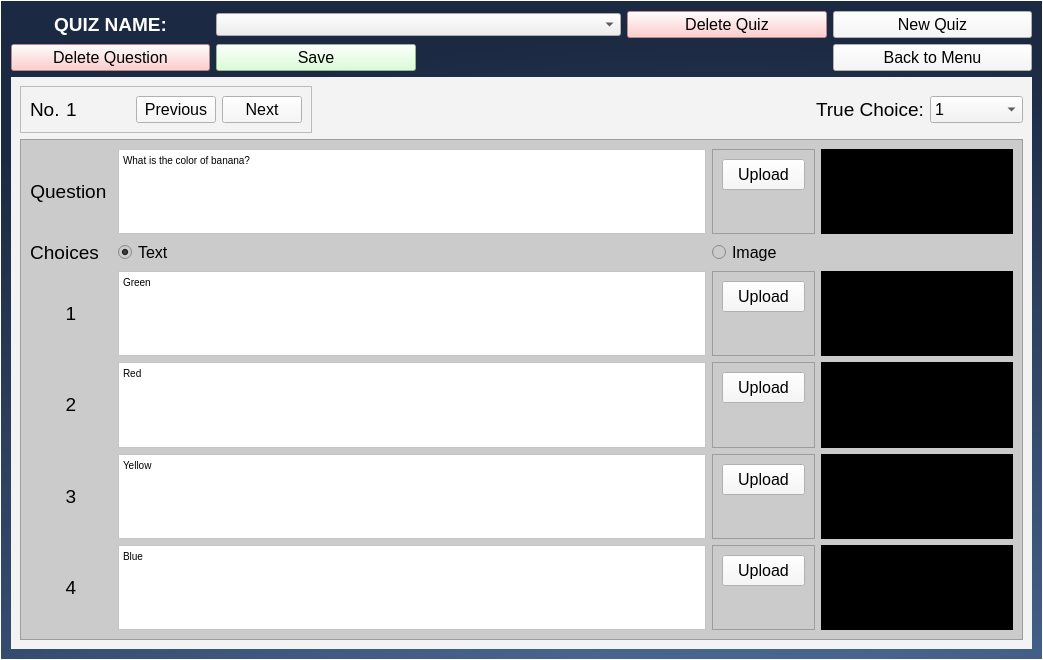
<?xml version="1.0" encoding="UTF-8"?>
<ui version="4.0">
 <class>Form</class>
 <widget class="QWidget" name="Form">
  <property name="geometry">
   <rect>
    <x>0</x>
    <y>0</y>
    <width>1043</width>
    <height>660</height>
   </rect>
  </property>
  <property name="font">
   <font>
    <family>Helvetica</family>
    <pointsize>10</pointsize>
   </font>
  </property>
  <property name="windowTitle">
   <string>Form</string>
  </property>
  <property name="styleSheet">
   <string notr="true">QWidget#Form {
background: qradialgradient(cx: 0.7, cy: 1.4, fx: 0.7, fy: 1.4, radius: 1.35, stop: 0 #597fb0, stop: 1 #1c2942);
color: rgb(0, 0, 0);
border: 1px solid #ffffff;
}</string>
  </property>
  <layout class="QGridLayout" name="gridLayout">
   <item row="0" column="1" colspan="2">
    <widget class="QComboBox" name="comboBox">
     <property name="font">
      <font>
       <family>MS Shell Dlg 2</family>
       <pointsize>12</pointsize>
      </font>
     </property>
     <property name="layoutDirection">
      <enum>Qt::LeftToRight</enum>
     </property>
     <property name="styleSheet">
      <string notr="true">padding: 0 center;</string>
     </property>
    </widget>
   </item>
   <item row="0" column="0">
    <widget class="QLabel" name="label_kuis">
     <property name="font">
      <font>
       <family>MS Shell Dlg 2</family>
       <pointsize>14</pointsize>
       <weight>75</weight>
       <bold>true</bold>
      </font>
     </property>
     <property name="styleSheet">
      <string notr="true">color: #ffffff;</string>
     </property>
     <property name="text">
      <string>QUIZ NAME:</string>
     </property>
     <property name="alignment">
      <set>Qt::AlignCenter</set>
     </property>
    </widget>
   </item>
   <item row="2" column="0" colspan="5">
    <widget class="QWidget" name="widget" native="true">
     <property name="sizePolicy">
      <sizepolicy hsizetype="Preferred" vsizetype="Maximum">
       <horstretch>0</horstretch>
       <verstretch>0</verstretch>
      </sizepolicy>
     </property>
     <property name="minimumSize">
      <size>
       <width>0</width>
       <height>300</height>
      </size>
     </property>
     <property name="styleSheet">
      <string notr="true">background: rgb(243, 243, 243);</string>
     </property>
     <layout class="QGridLayout" name="gridLayout_2">
      <item row="0" column="9">
       <widget class="QComboBox" name="comboBox_2">
        <property name="sizePolicy">
         <sizepolicy hsizetype="Preferred" vsizetype="Maximum">
          <horstretch>0</horstretch>
          <verstretch>0</verstretch>
         </sizepolicy>
        </property>
        <property name="font">
         <font>
          <family>Helvetica</family>
          <pointsize>12</pointsize>
         </font>
        </property>
        <item>
         <property name="text">
          <string>1</string>
         </property>
        </item>
        <item>
         <property name="text">
          <string>2</string>
         </property>
        </item>
        <item>
         <property name="text">
          <string>3</string>
         </property>
        </item>
        <item>
         <property name="text">
          <string>4</string>
         </property>
        </item>
       </widget>
      </item>
      <item row="5" column="0" colspan="10">
       <widget class="QFrame" name="frame_2">
        <property name="styleSheet">
         <string notr="true">background: rgb(203, 203, 203)</string>
        </property>
        <property name="frameShape">
         <enum>QFrame::StyledPanel</enum>
        </property>
        <property name="frameShadow">
         <enum>QFrame::Raised</enum>
        </property>
        <layout class="QGridLayout" name="gridLayout_4">
         <item row="0" column="4">
          <widget class="QFrame" name="frame_3">
           <property name="sizePolicy">
            <sizepolicy hsizetype="Maximum" vsizetype="Preferred">
             <horstretch>0</horstretch>
             <verstretch>0</verstretch>
            </sizepolicy>
           </property>
           <property name="frameShape">
            <enum>QFrame::StyledPanel</enum>
           </property>
           <property name="frameShadow">
            <enum>QFrame::Raised</enum>
           </property>
           <layout class="QGridLayout" name="gridLayout_5">
            <item row="0" column="0">
             <widget class="QPushButton" name="upload_0">
              <property name="sizePolicy">
               <sizepolicy hsizetype="Preferred" vsizetype="Maximum">
                <horstretch>0</horstretch>
                <verstretch>0</verstretch>
               </sizepolicy>
              </property>
              <property name="font">
               <font>
                <pointsize>12</pointsize>
               </font>
              </property>
              <property name="styleSheet">
               <string notr="true">background: rgb(247, 247, 247);
padding: 5px 15px;</string>
              </property>
              <property name="text">
               <string>Upload</string>
              </property>
             </widget>
            </item>
            <item row="1" column="0">
             <widget class="QLabel" name="label_6">
              <property name="sizePolicy">
               <sizepolicy hsizetype="Ignored" vsizetype="Preferred">
                <horstretch>0</horstretch>
                <verstretch>0</verstretch>
               </sizepolicy>
              </property>
              <property name="font">
               <font>
                <family>Helvetica</family>
               </font>
              </property>
              <property name="text">
               <string/>
              </property>
              <property name="alignment">
               <set>Qt::AlignCenter</set>
              </property>
             </widget>
            </item>
           </layout>
          </widget>
         </item>
         <item row="5" column="0">
          <widget class="QLabel" name="label_33">
           <property name="sizePolicy">
            <sizepolicy hsizetype="Preferred" vsizetype="Maximum">
             <horstretch>0</horstretch>
             <verstretch>0</verstretch>
            </sizepolicy>
           </property>
           <property name="font">
            <font>
             <pointsize>14</pointsize>
            </font>
           </property>
           <property name="text">
            <string>2</string>
           </property>
           <property name="alignment">
            <set>Qt::AlignCenter</set>
           </property>
          </widget>
         </item>
         <item row="7" column="5">
          <widget class="QLabel" name="label_4">
           <property name="styleSheet">
            <string notr="true">background: black;</string>
           </property>
           <property name="text">
            <string/>
           </property>
          </widget>
         </item>
         <item row="1" column="0">
          <widget class="QLabel" name="label_31">
           <property name="sizePolicy">
            <sizepolicy hsizetype="Maximum" vsizetype="Maximum">
             <horstretch>0</horstretch>
             <verstretch>0</verstretch>
            </sizepolicy>
           </property>
           <property name="font">
            <font>
             <pointsize>14</pointsize>
            </font>
           </property>
           <property name="text">
            <string>Choices</string>
           </property>
           <property name="alignment">
            <set>Qt::AlignCenter</set>
           </property>
          </widget>
         </item>
         <item row="7" column="0">
          <widget class="QLabel" name="label_34">
           <property name="sizePolicy">
            <sizepolicy hsizetype="Preferred" vsizetype="Maximum">
             <horstretch>0</horstretch>
             <verstretch>0</verstretch>
            </sizepolicy>
           </property>
           <property name="font">
            <font>
             <pointsize>14</pointsize>
            </font>
           </property>
           <property name="text">
            <string>3</string>
           </property>
           <property name="alignment">
            <set>Qt::AlignCenter</set>
           </property>
          </widget>
         </item>
         <item row="3" column="1" colspan="3">
          <widget class="QTextEdit" name="choice_1">
           <property name="sizePolicy">
            <sizepolicy hsizetype="Preferred" vsizetype="Preferred">
             <horstretch>0</horstretch>
             <verstretch>0</verstretch>
            </sizepolicy>
           </property>
           <property name="font">
            <font>
             <family>Helvetica</family>
             <pointsize>12</pointsize>
            </font>
           </property>
           <property name="styleSheet">
            <string notr="true">background: white;</string>
           </property>
           <property name="html">
            <string>&lt;!DOCTYPE HTML PUBLIC &quot;-//W3C//DTD HTML 4.0//EN&quot; &quot;http://www.w3.org/TR/REC-html40/strict.dtd&quot;&gt;
&lt;html&gt;&lt;head&gt;&lt;meta name=&quot;qrichtext&quot; content=&quot;1&quot; /&gt;&lt;style type=&quot;text/css&quot;&gt;
p, li { white-space: pre-wrap; }
&lt;/style&gt;&lt;/head&gt;&lt;body style=&quot; font-family:'Helvetica'; font-size:12pt; font-weight:400; font-style:normal;&quot;&gt;
&lt;p style=&quot; margin-top:0px; margin-bottom:0px; margin-left:0px; margin-right:0px; -qt-block-indent:0; text-indent:0px;&quot;&gt;&lt;span style=&quot; font-family:'MS Shell Dlg 2'; font-size:7.8pt;&quot;&gt;Green&lt;/span&gt;&lt;/p&gt;&lt;/body&gt;&lt;/html&gt;</string>
           </property>
          </widget>
         </item>
         <item row="1" column="1">
          <widget class="QRadioButton" name="radioButton">
           <property name="font">
            <font>
             <family>Helvetica</family>
             <pointsize>12</pointsize>
            </font>
           </property>
           <property name="text">
            <string>Text</string>
           </property>
           <property name="checked">
            <bool>true</bool>
           </property>
          </widget>
         </item>
         <item row="5" column="1" colspan="3">
          <widget class="QTextEdit" name="choice_2">
           <property name="sizePolicy">
            <sizepolicy hsizetype="Preferred" vsizetype="Preferred">
             <horstretch>0</horstretch>
             <verstretch>0</verstretch>
            </sizepolicy>
           </property>
           <property name="font">
            <font>
             <family>Helvetica</family>
             <pointsize>12</pointsize>
            </font>
           </property>
           <property name="styleSheet">
            <string notr="true">background: white;</string>
           </property>
           <property name="html">
            <string>&lt;!DOCTYPE HTML PUBLIC &quot;-//W3C//DTD HTML 4.0//EN&quot; &quot;http://www.w3.org/TR/REC-html40/strict.dtd&quot;&gt;
&lt;html&gt;&lt;head&gt;&lt;meta name=&quot;qrichtext&quot; content=&quot;1&quot; /&gt;&lt;style type=&quot;text/css&quot;&gt;
p, li { white-space: pre-wrap; }
&lt;/style&gt;&lt;/head&gt;&lt;body style=&quot; font-family:'Helvetica'; font-size:12pt; font-weight:400; font-style:normal;&quot;&gt;
&lt;p style=&quot; margin-top:0px; margin-bottom:0px; margin-left:0px; margin-right:0px; -qt-block-indent:0; text-indent:0px;&quot;&gt;&lt;span style=&quot; font-family:'MS Shell Dlg 2'; font-size:7.8pt;&quot;&gt;Red&lt;/span&gt;&lt;/p&gt;&lt;/body&gt;&lt;/html&gt;</string>
           </property>
          </widget>
         </item>
         <item row="5" column="4">
          <widget class="QFrame" name="frame_5">
           <property name="sizePolicy">
            <sizepolicy hsizetype="Maximum" vsizetype="Preferred">
             <horstretch>0</horstretch>
             <verstretch>0</verstretch>
            </sizepolicy>
           </property>
           <property name="frameShape">
            <enum>QFrame::StyledPanel</enum>
           </property>
           <property name="frameShadow">
            <enum>QFrame::Raised</enum>
           </property>
           <layout class="QGridLayout" name="gridLayout_7">
            <item row="0" column="0">
             <widget class="QPushButton" name="upload_2">
              <property name="sizePolicy">
               <sizepolicy hsizetype="Maximum" vsizetype="Maximum">
                <horstretch>0</horstretch>
                <verstretch>0</verstretch>
               </sizepolicy>
              </property>
              <property name="font">
               <font>
                <pointsize>12</pointsize>
               </font>
              </property>
              <property name="styleSheet">
               <string notr="true">background: rgb(247, 247, 247);
padding: 5px 15px;</string>
              </property>
              <property name="text">
               <string>Upload</string>
              </property>
             </widget>
            </item>
            <item row="1" column="0">
             <widget class="QLabel" name="label_8">
              <property name="sizePolicy">
               <sizepolicy hsizetype="Ignored" vsizetype="Preferred">
                <horstretch>0</horstretch>
                <verstretch>0</verstretch>
               </sizepolicy>
              </property>
              <property name="font">
               <font>
                <family>Helvetica</family>
               </font>
              </property>
              <property name="text">
               <string/>
              </property>
              <property name="alignment">
               <set>Qt::AlignCenter</set>
              </property>
             </widget>
            </item>
           </layout>
          </widget>
         </item>
         <item row="3" column="0">
          <widget class="QLabel" name="label_32">
           <property name="sizePolicy">
            <sizepolicy hsizetype="Preferred" vsizetype="Maximum">
             <horstretch>0</horstretch>
             <verstretch>0</verstretch>
            </sizepolicy>
           </property>
           <property name="font">
            <font>
             <pointsize>14</pointsize>
            </font>
           </property>
           <property name="text">
            <string>1</string>
           </property>
           <property name="alignment">
            <set>Qt::AlignCenter</set>
           </property>
          </widget>
         </item>
         <item row="7" column="4">
          <widget class="QFrame" name="frame_6">
           <property name="sizePolicy">
            <sizepolicy hsizetype="Maximum" vsizetype="Preferred">
             <horstretch>0</horstretch>
             <verstretch>0</verstretch>
            </sizepolicy>
           </property>
           <property name="frameShape">
            <enum>QFrame::StyledPanel</enum>
           </property>
           <property name="frameShadow">
            <enum>QFrame::Raised</enum>
           </property>
           <layout class="QGridLayout" name="gridLayout_8">
            <item row="0" column="0">
             <widget class="QPushButton" name="upload_3">
              <property name="sizePolicy">
               <sizepolicy hsizetype="Maximum" vsizetype="Maximum">
                <horstretch>0</horstretch>
                <verstretch>0</verstretch>
               </sizepolicy>
              </property>
              <property name="font">
               <font>
                <pointsize>12</pointsize>
               </font>
              </property>
              <property name="styleSheet">
               <string notr="true">background: rgb(247, 247, 247);
padding: 5px 15px;</string>
              </property>
              <property name="text">
               <string>Upload</string>
              </property>
             </widget>
            </item>
            <item row="1" column="0">
             <widget class="QLabel" name="label_9">
              <property name="sizePolicy">
               <sizepolicy hsizetype="Ignored" vsizetype="Preferred">
                <horstretch>0</horstretch>
                <verstretch>0</verstretch>
               </sizepolicy>
              </property>
              <property name="font">
               <font>
                <family>Helvetica</family>
               </font>
              </property>
              <property name="text">
               <string/>
              </property>
              <property name="alignment">
               <set>Qt::AlignCenter</set>
              </property>
             </widget>
            </item>
           </layout>
          </widget>
         </item>
         <item row="0" column="0">
          <widget class="QLabel" name="label_30">
           <property name="sizePolicy">
            <sizepolicy hsizetype="Maximum" vsizetype="Maximum">
             <horstretch>0</horstretch>
             <verstretch>0</verstretch>
            </sizepolicy>
           </property>
           <property name="font">
            <font>
             <pointsize>14</pointsize>
            </font>
           </property>
           <property name="text">
            <string>Question </string>
           </property>
           <property name="alignment">
            <set>Qt::AlignCenter</set>
           </property>
          </widget>
         </item>
         <item row="0" column="5">
          <widget class="QLabel" name="label">
           <property name="sizePolicy">
            <sizepolicy hsizetype="Preferred" vsizetype="Preferred">
             <horstretch>0</horstretch>
             <verstretch>0</verstretch>
            </sizepolicy>
           </property>
           <property name="styleSheet">
            <string notr="true">background: black;</string>
           </property>
           <property name="text">
            <string/>
           </property>
          </widget>
         </item>
         <item row="9" column="5">
          <widget class="QLabel" name="label_5">
           <property name="styleSheet">
            <string notr="true">background: black;</string>
           </property>
           <property name="text">
            <string/>
           </property>
          </widget>
         </item>
         <item row="9" column="0">
          <widget class="QLabel" name="label_35">
           <property name="sizePolicy">
            <sizepolicy hsizetype="Preferred" vsizetype="Maximum">
             <horstretch>0</horstretch>
             <verstretch>0</verstretch>
            </sizepolicy>
           </property>
           <property name="font">
            <font>
             <pointsize>14</pointsize>
            </font>
           </property>
           <property name="text">
            <string>4</string>
           </property>
           <property name="alignment">
            <set>Qt::AlignCenter</set>
           </property>
          </widget>
         </item>
         <item row="7" column="1" colspan="3">
          <widget class="QTextEdit" name="choice_3">
           <property name="sizePolicy">
            <sizepolicy hsizetype="Preferred" vsizetype="Preferred">
             <horstretch>0</horstretch>
             <verstretch>0</verstretch>
            </sizepolicy>
           </property>
           <property name="font">
            <font>
             <family>Helvetica</family>
             <pointsize>12</pointsize>
            </font>
           </property>
           <property name="styleSheet">
            <string notr="true">background: white;</string>
           </property>
           <property name="html">
            <string>&lt;!DOCTYPE HTML PUBLIC &quot;-//W3C//DTD HTML 4.0//EN&quot; &quot;http://www.w3.org/TR/REC-html40/strict.dtd&quot;&gt;
&lt;html&gt;&lt;head&gt;&lt;meta name=&quot;qrichtext&quot; content=&quot;1&quot; /&gt;&lt;style type=&quot;text/css&quot;&gt;
p, li { white-space: pre-wrap; }
&lt;/style&gt;&lt;/head&gt;&lt;body style=&quot; font-family:'Helvetica'; font-size:12pt; font-weight:400; font-style:normal;&quot;&gt;
&lt;p style=&quot; margin-top:0px; margin-bottom:0px; margin-left:0px; margin-right:0px; -qt-block-indent:0; text-indent:0px;&quot;&gt;&lt;span style=&quot; font-family:'MS Shell Dlg 2'; font-size:7.8pt;&quot;&gt;Yellow&lt;/span&gt;&lt;/p&gt;&lt;/body&gt;&lt;/html&gt;</string>
           </property>
          </widget>
         </item>
         <item row="0" column="1" colspan="3">
          <widget class="QTextEdit" name="questionText">
           <property name="sizePolicy">
            <sizepolicy hsizetype="Preferred" vsizetype="Preferred">
             <horstretch>0</horstretch>
             <verstretch>0</verstretch>
            </sizepolicy>
           </property>
           <property name="font">
            <font>
             <family>Helvetica</family>
             <pointsize>12</pointsize>
            </font>
           </property>
           <property name="styleSheet">
            <string notr="true">background: white;</string>
           </property>
           <property name="html">
            <string>&lt;!DOCTYPE HTML PUBLIC &quot;-//W3C//DTD HTML 4.0//EN&quot; &quot;http://www.w3.org/TR/REC-html40/strict.dtd&quot;&gt;
&lt;html&gt;&lt;head&gt;&lt;meta name=&quot;qrichtext&quot; content=&quot;1&quot; /&gt;&lt;style type=&quot;text/css&quot;&gt;
p, li { white-space: pre-wrap; }
&lt;/style&gt;&lt;/head&gt;&lt;body style=&quot; font-family:'Helvetica'; font-size:12pt; font-weight:400; font-style:normal;&quot;&gt;
&lt;p style=&quot; margin-top:0px; margin-bottom:0px; margin-left:0px; margin-right:0px; -qt-block-indent:0; text-indent:0px;&quot;&gt;&lt;span style=&quot; font-family:'MS Shell Dlg 2'; font-size:7.8pt;&quot;&gt;What is the color of banana?&lt;/span&gt;&lt;/p&gt;&lt;/body&gt;&lt;/html&gt;</string>
           </property>
          </widget>
         </item>
         <item row="3" column="5">
          <widget class="QLabel" name="label_2">
           <property name="styleSheet">
            <string notr="true">background: black;</string>
           </property>
           <property name="text">
            <string/>
           </property>
          </widget>
         </item>
         <item row="9" column="1" colspan="3">
          <widget class="QTextEdit" name="choice_4">
           <property name="sizePolicy">
            <sizepolicy hsizetype="Preferred" vsizetype="Preferred">
             <horstretch>0</horstretch>
             <verstretch>0</verstretch>
            </sizepolicy>
           </property>
           <property name="font">
            <font>
             <family>Helvetica</family>
             <pointsize>12</pointsize>
            </font>
           </property>
           <property name="styleSheet">
            <string notr="true">background: white;</string>
           </property>
           <property name="html">
            <string>&lt;!DOCTYPE HTML PUBLIC &quot;-//W3C//DTD HTML 4.0//EN&quot; &quot;http://www.w3.org/TR/REC-html40/strict.dtd&quot;&gt;
&lt;html&gt;&lt;head&gt;&lt;meta name=&quot;qrichtext&quot; content=&quot;1&quot; /&gt;&lt;style type=&quot;text/css&quot;&gt;
p, li { white-space: pre-wrap; }
&lt;/style&gt;&lt;/head&gt;&lt;body style=&quot; font-family:'Helvetica'; font-size:12pt; font-weight:400; font-style:normal;&quot;&gt;
&lt;p style=&quot; margin-top:0px; margin-bottom:0px; margin-left:0px; margin-right:0px; -qt-block-indent:0; text-indent:0px;&quot;&gt;&lt;span style=&quot; font-family:'MS Shell Dlg 2'; font-size:7.8pt;&quot;&gt;Blue&lt;/span&gt;&lt;/p&gt;&lt;/body&gt;&lt;/html&gt;</string>
           </property>
          </widget>
         </item>
         <item row="9" column="4">
          <widget class="QFrame" name="frame_7">
           <property name="sizePolicy">
            <sizepolicy hsizetype="Maximum" vsizetype="Preferred">
             <horstretch>0</horstretch>
             <verstretch>0</verstretch>
            </sizepolicy>
           </property>
           <property name="frameShape">
            <enum>QFrame::StyledPanel</enum>
           </property>
           <property name="frameShadow">
            <enum>QFrame::Raised</enum>
           </property>
           <layout class="QGridLayout" name="gridLayout_9">
            <item row="0" column="0">
             <widget class="QPushButton" name="upload_4">
              <property name="sizePolicy">
               <sizepolicy hsizetype="Maximum" vsizetype="Maximum">
                <horstretch>0</horstretch>
                <verstretch>0</verstretch>
               </sizepolicy>
              </property>
              <property name="font">
               <font>
                <pointsize>12</pointsize>
               </font>
              </property>
              <property name="styleSheet">
               <string notr="true">background: rgb(247, 247, 247);
padding: 5px 15px;</string>
              </property>
              <property name="text">
               <string>Upload</string>
              </property>
             </widget>
            </item>
            <item row="1" column="0">
             <widget class="QLabel" name="label_10">
              <property name="sizePolicy">
               <sizepolicy hsizetype="Ignored" vsizetype="Preferred">
                <horstretch>0</horstretch>
                <verstretch>0</verstretch>
               </sizepolicy>
              </property>
              <property name="font">
               <font>
                <family>Helvetica</family>
               </font>
              </property>
              <property name="text">
               <string/>
              </property>
              <property name="alignment">
               <set>Qt::AlignCenter</set>
              </property>
             </widget>
            </item>
           </layout>
          </widget>
         </item>
         <item row="3" column="4">
          <widget class="QFrame" name="frame_4">
           <property name="sizePolicy">
            <sizepolicy hsizetype="Maximum" vsizetype="Preferred">
             <horstretch>0</horstretch>
             <verstretch>0</verstretch>
            </sizepolicy>
           </property>
           <property name="frameShape">
            <enum>QFrame::StyledPanel</enum>
           </property>
           <property name="frameShadow">
            <enum>QFrame::Raised</enum>
           </property>
           <layout class="QGridLayout" name="gridLayout_6">
            <item row="0" column="0">
             <widget class="QPushButton" name="upload_1">
              <property name="sizePolicy">
               <sizepolicy hsizetype="Maximum" vsizetype="Maximum">
                <horstretch>0</horstretch>
                <verstretch>0</verstretch>
               </sizepolicy>
              </property>
              <property name="font">
               <font>
                <pointsize>12</pointsize>
               </font>
              </property>
              <property name="styleSheet">
               <string notr="true">background: rgb(247, 247, 247);
padding: 5px 15px;</string>
              </property>
              <property name="text">
               <string>Upload</string>
              </property>
             </widget>
            </item>
            <item row="1" column="0">
             <widget class="QLabel" name="label_7">
              <property name="sizePolicy">
               <sizepolicy hsizetype="Ignored" vsizetype="Preferred">
                <horstretch>0</horstretch>
                <verstretch>0</verstretch>
               </sizepolicy>
              </property>
              <property name="font">
               <font>
                <family>Helvetica</family>
               </font>
              </property>
              <property name="text">
               <string/>
              </property>
              <property name="alignment">
               <set>Qt::AlignCenter</set>
              </property>
             </widget>
            </item>
           </layout>
          </widget>
         </item>
         <item row="5" column="5">
          <widget class="QLabel" name="label_3">
           <property name="styleSheet">
            <string notr="true">background: black;</string>
           </property>
           <property name="text">
            <string/>
           </property>
          </widget>
         </item>
         <item row="1" column="4">
          <widget class="QRadioButton" name="radioButton_2">
           <property name="font">
            <font>
             <family>Helvetica</family>
             <pointsize>12</pointsize>
            </font>
           </property>
           <property name="text">
            <string>Image</string>
           </property>
           <property name="checked">
            <bool>false</bool>
           </property>
          </widget>
         </item>
        </layout>
       </widget>
      </item>
      <item row="0" column="8">
       <widget class="QLabel" name="label_43">
        <property name="sizePolicy">
         <sizepolicy hsizetype="Preferred" vsizetype="Maximum">
          <horstretch>0</horstretch>
          <verstretch>0</verstretch>
         </sizepolicy>
        </property>
        <property name="font">
         <font>
          <pointsize>14</pointsize>
         </font>
        </property>
        <property name="text">
         <string>True Choice:</string>
        </property>
       </widget>
      </item>
      <item row="0" column="0" colspan="3">
       <widget class="QFrame" name="frame">
        <property name="font">
         <font>
          <pointsize>12</pointsize>
         </font>
        </property>
        <property name="frameShape">
         <enum>QFrame::StyledPanel</enum>
        </property>
        <property name="frameShadow">
         <enum>QFrame::Raised</enum>
        </property>
        <layout class="QGridLayout" name="gridLayout_3">
         <item row="0" column="4">
          <widget class="QPushButton" name="pushButton_6">
           <property name="font">
            <font>
             <family>Helvetica</family>
             <pointsize>12</pointsize>
            </font>
           </property>
           <property name="styleSheet">
            <string notr="true">background: rgb(247, 247, 247);</string>
           </property>
           <property name="text">
            <string>Next</string>
           </property>
          </widget>
         </item>
         <item row="0" column="0">
          <widget class="QLabel" name="label_36">
           <property name="sizePolicy">
            <sizepolicy hsizetype="Maximum" vsizetype="Maximum">
             <horstretch>0</horstretch>
             <verstretch>0</verstretch>
            </sizepolicy>
           </property>
           <property name="font">
            <font>
             <pointsize>14</pointsize>
            </font>
           </property>
           <property name="text">
            <string>No.</string>
           </property>
           <property name="alignment">
            <set>Qt::AlignLeading|Qt::AlignLeft|Qt::AlignVCenter</set>
           </property>
          </widget>
         </item>
         <item row="0" column="1">
          <widget class="QLabel" name="label_11">
           <property name="sizePolicy">
            <sizepolicy hsizetype="Maximum" vsizetype="Preferred">
             <horstretch>0</horstretch>
             <verstretch>0</verstretch>
            </sizepolicy>
           </property>
           <property name="font">
            <font>
             <family>Helvetica</family>
             <pointsize>14</pointsize>
            </font>
           </property>
           <property name="text">
            <string>1</string>
           </property>
           <property name="alignment">
            <set>Qt::AlignCenter</set>
           </property>
          </widget>
         </item>
         <item row="0" column="3">
          <widget class="QPushButton" name="pushButton_5">
           <property name="font">
            <font>
             <family>Helvetica</family>
             <pointsize>12</pointsize>
            </font>
           </property>
           <property name="styleSheet">
            <string notr="true">background: rgb(247, 247, 247);</string>
           </property>
           <property name="text">
            <string>Previous</string>
           </property>
          </widget>
         </item>
         <item row="0" column="2">
          <widget class="QLabel" name="label_12">
           <property name="text">
            <string/>
           </property>
          </widget>
         </item>
        </layout>
       </widget>
      </item>
     </layout>
    </widget>
   </item>
   <item row="1" column="0">
    <widget class="QPushButton" name="pushButton_2">
     <property name="font">
      <font>
       <family>Helvetica</family>
       <pointsize>12</pointsize>
      </font>
     </property>
     <property name="styleSheet">
      <string notr="true">background: rgb(255, 190, 190);</string>
     </property>
     <property name="text">
      <string>Delete Question</string>
     </property>
    </widget>
   </item>
   <item row="1" column="1">
    <widget class="QPushButton" name="pushButton">
     <property name="font">
      <font>
       <family>Helvetica</family>
       <pointsize>12</pointsize>
      </font>
     </property>
     <property name="styleSheet">
      <string notr="true">background: rgb(208, 255, 203);</string>
     </property>
     <property name="text">
      <string>Save</string>
     </property>
    </widget>
   </item>
   <item row="1" column="4">
    <widget class="QPushButton" name="pushButton_3">
     <property name="font">
      <font>
       <family>Helvetica</family>
       <pointsize>12</pointsize>
      </font>
     </property>
     <property name="styleSheet">
      <string notr="true">background: rgb(247, 247, 247);</string>
     </property>
     <property name="text">
      <string>Back to Menu</string>
     </property>
    </widget>
   </item>
   <item row="0" column="3">
    <widget class="QPushButton" name="pushButton_7">
     <property name="font">
      <font>
       <family>Helvetica</family>
       <pointsize>12</pointsize>
      </font>
     </property>
     <property name="styleSheet">
      <string notr="true">background: rgb(255, 190, 190);</string>
     </property>
     <property name="text">
      <string>Delete Quiz</string>
     </property>
    </widget>
   </item>
   <item row="0" column="4">
    <widget class="QPushButton" name="pushButton_4">
     <property name="font">
      <font>
       <family>Helvetica</family>
       <pointsize>12</pointsize>
      </font>
     </property>
     <property name="styleSheet">
      <string notr="true">background: rgb(247, 247, 247);</string>
     </property>
     <property name="text">
      <string>New Quiz</string>
     </property>
    </widget>
   </item>
  </layout>
 </widget>
 <resources/>
 <connections/>
</ui>
